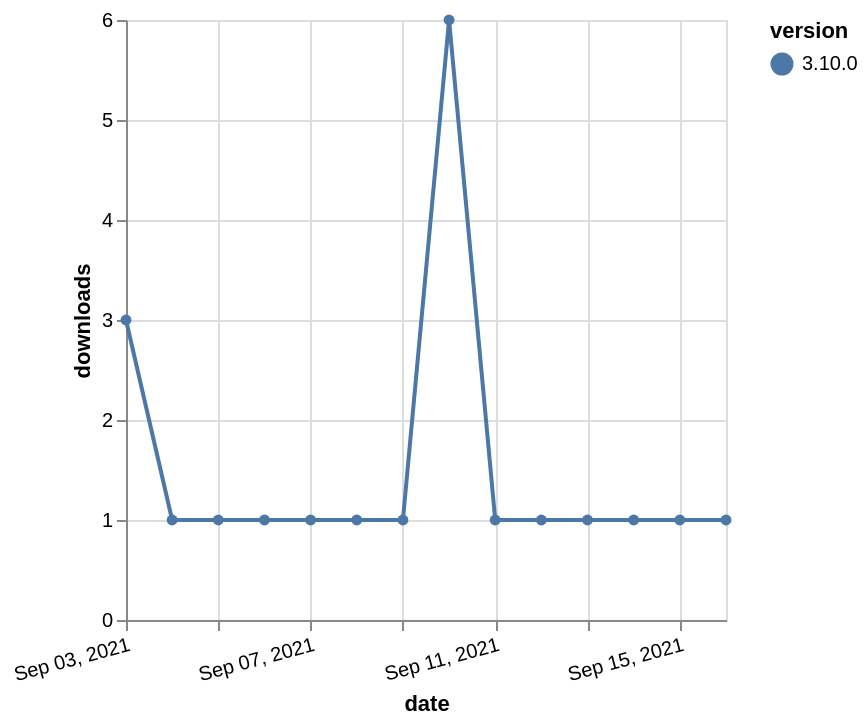

Express this chart as Vega-Lite.
### Vega-Lite specification from a JSON file in a GitHub repository (floating-point values rounded to 4 significant figures)
{"$schema": "https://vega.github.io/schema/vega-lite/v5.json", "description": "A simple bar chart with embedded data.", "data": {"values": [{"date": "2021-09-03", "total": 302, "delta": 3, "version": "3.10.0"}, {"date": "2021-09-04", "total": 303, "delta": 1, "version": "3.10.0"}, {"date": "2021-09-05", "total": 304, "delta": 1, "version": "3.10.0"}, {"date": "2021-09-06", "total": 305, "delta": 1, "version": "3.10.0"}, {"date": "2021-09-07", "total": 306, "delta": 1, "version": "3.10.0"}, {"date": "2021-09-08", "total": 307, "delta": 1, "version": "3.10.0"}, {"date": "2021-09-09", "total": 308, "delta": 1, "version": "3.10.0"}, {"date": "2021-09-10", "total": 314, "delta": 6, "version": "3.10.0"}, {"date": "2021-09-11", "total": 315, "delta": 1, "version": "3.10.0"}, {"date": "2021-09-12", "total": 316, "delta": 1, "version": "3.10.0"}, {"date": "2021-09-13", "total": 317, "delta": 1, "version": "3.10.0"}, {"date": "2021-09-14", "total": 318, "delta": 1, "version": "3.10.0"}, {"date": "2021-09-15", "total": 319, "delta": 1, "version": "3.10.0"}, {"date": "2021-09-16", "total": 320, "delta": 1, "version": "3.10.0"}]}, "width": "container", "mark": {"type": "line", "point": {"filled": true}}, "encoding": {"x": {"field": "date", "type": "temporal", "timeUnit": "yearmonthdate", "title": "date", "axis": {"labelAngle": -15}}, "y": {"field": "delta", "type": "quantitative", "title": "downloads"}, "color": {"field": "version", "type": "nominal"}, "tooltip": {"field": "delta"}}}
